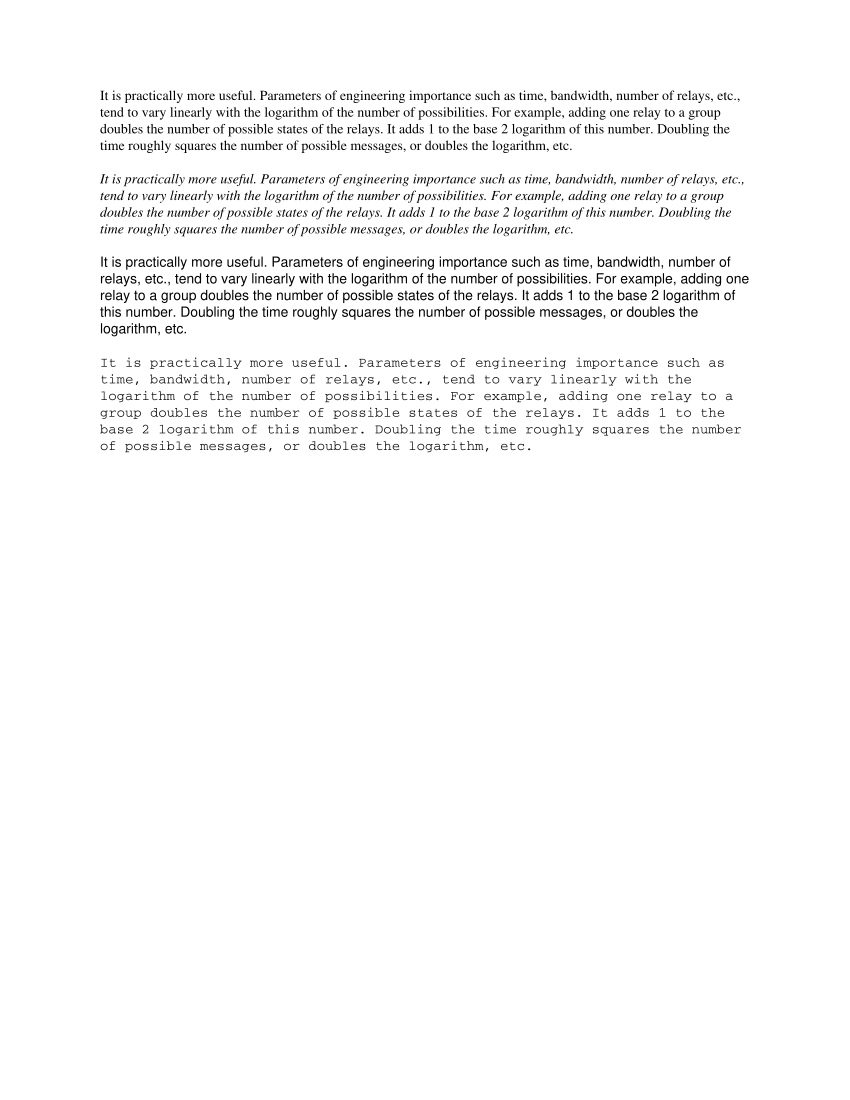

This figure's Python source:
"""Build reportlab_base14.pdf: running text in the non-embedded base-14 fonts.

A viewer must substitute a local font for Times-Roman, Helvetica and Courier.
On macOS that substitute is a complete system font (Times carries polytonic
Greek), so its bounding box is far taller than any glyph this text uses.

    uv run --with reportlab python reportlab_base14.py
"""
from reportlab.lib.pagesizes import letter
from reportlab.pdfgen import canvas

TEXT = (
    "It is practically more useful. Parameters of engineering importance such as "
    "time, bandwidth, number of relays, etc., tend to vary linearly with the "
    "logarithm of the number of possibilities. For example, adding one relay to a "
    "group doubles the number of possible states of the relays. It adds 1 to the "
    "base 2 logarithm of this number. Doubling the time roughly squares the number "
    "of possible messages, or doubles the logarithm, etc."
)


def paragraph(c, font, y, size=10, leading=12, width=468):
    c.setFont(font, size)
    line = ""
    for word in TEXT.split():
        trial = (line + " " + word).strip()
        if c.stringWidth(trial, font, size) > width:
            c.drawString(72, y, line)
            y -= leading
            line = word
        else:
            line = trial
    c.drawString(72, y, line)
    return y - 2 * leading


c = canvas.Canvas("reportlab_base14.pdf", pagesize=letter, invariant=1)
y = 720
for font in ("Times-Roman", "Times-Italic", "Helvetica", "Courier"):
    y = paragraph(c, font, y)
c.save()
